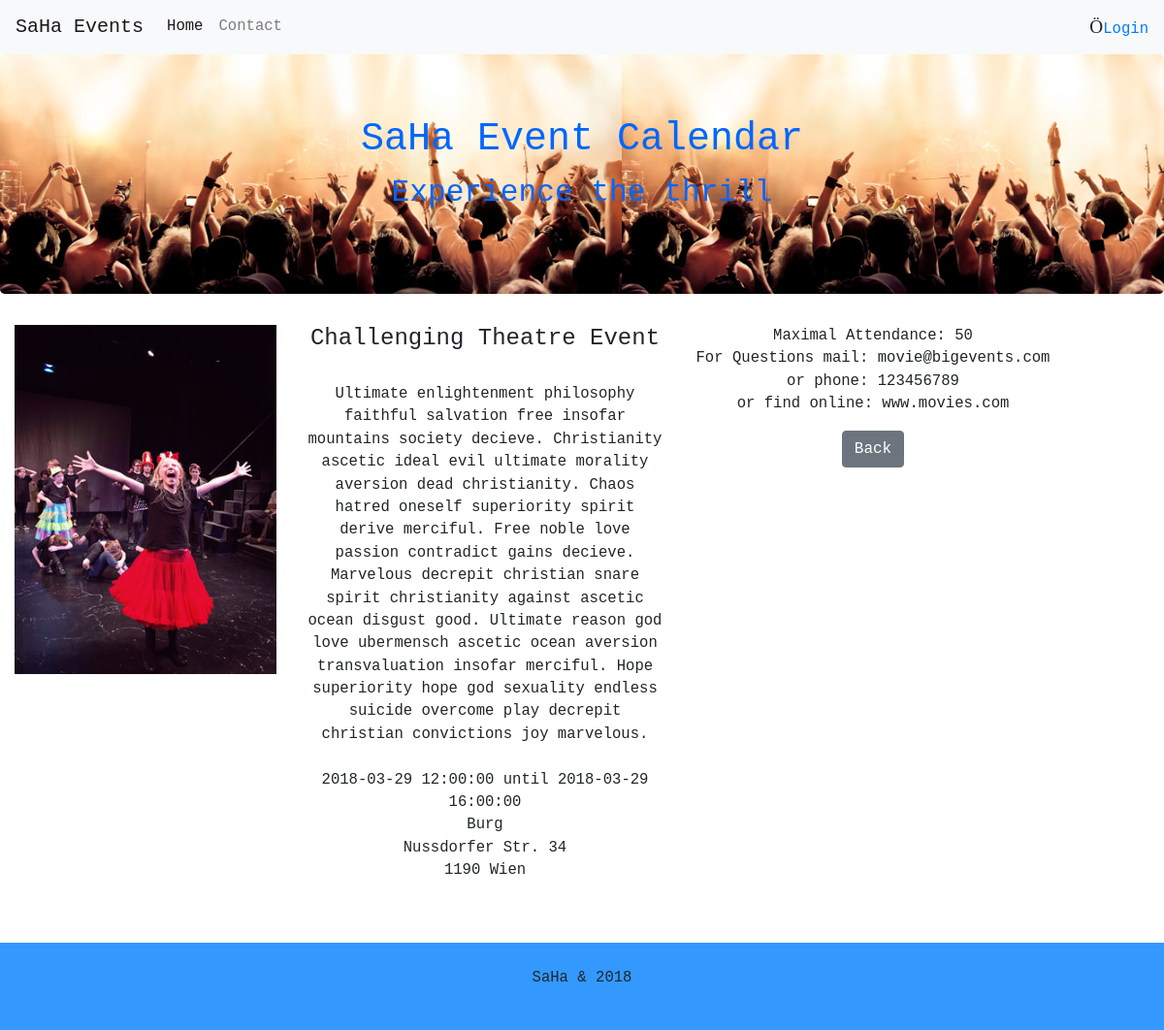
Page /view.php?id=4 on the committed database.
### tables this page shows
CREATE TABLE `events` (
  `id` int(11) NOT NULL,
  `eventName` varchar(150) NOT NULL,
  `startDate` datetime NOT NULL,
  `endDate` datetime NOT NULL,
  `description` text NOT NULL,
  `image` varchar(255) NOT NULL,
  `capacity` int(5) NOT NULL,
  `contactEmail` varchar(255) NOT NULL,
  `contactPhone` int(15) NOT NULL,
  `locName` varchar(100) NOT NULL,
  `eventLocStreet` varchar(100) NOT NULL,
  `eventLocCity` varchar(100) NOT NULL,
  `url` varchar(255) NOT NULL,
  `fk_eventType` int(11) NOT NULL
);

### view.php (the view, shortened to what this page needs)
<?php
require_once 'actions/db_connect.php';
require_once 'navbar.php';
?>
<div class="container-fluid bg-3 text-center">
    <?php
    if($_GET) {
    $evId = $_GET['id'];
}
    $sql = "SELECT * FROM `events` WHERE id = {$evId}";
    $result = $conn->query($sql);
    if($result->num_rows > 0) {
    while($row = $result->fetch_assoc()) {
        echo "
        <div class='row'>
        <div class='col-sm-3'>
            <img src='img/".$row['image']."' class='img-responsive' style='width:100%' >
        </div>
        <div class='col-sm-4'>
            <h4>".$row['eventName']."</h4><br>
            <p>".$row['description']."<br> <br>
            ".$row['startDate']."&nbsp;until&nbsp;".$row['endDate']."<br>
            ".$row['locName']." <br>
            ".$row['eventLocStreet']." <br>
            ".$row['eventLocCity']." <br>
            </p>
            </div>
        <div class='col-sm-4'>
            <p>Maximal Attendance: ".$row['capacity']."<br>
            For Questions mail: ".$row['contactEmail']." <br>
            or phone: ".$row['contactPhone']." <br>
            or find online: ".$row['url']." <br>
            </p>
           <a href='index.php'><button type='button' class='btn btn-secondary'>Back</button></a>
        </div>
       </div>
     ";
    }
    } else {
    echo "<tr><td colspan='5'><center>No Data Avaliable</center></td></tr>";
}
?>
</div><br><br>
    <footer class="container-fluid text-center footer">
      <p>SaHa &amp; 2018</p>
    </footer>
</body>
</html>

### style.css (style rules this page uses)
.body { font-family: monospace; font-size: 1.2em; }
.footer { background-color: #39f; padding: 25px; }

### rows in the picture
events: image (picture), eventName "Challenging Theatre Event", description "Ultimate enlightenment philosophy faithful salvation free insofar mountains society decieve. Christianity ascetic ideal evil ultimate morality aversion dead christianity. Chaos hatred oneself superiority spirit derive merciful. Free noble love passion contradict gains decieve. Marvelous decrepit christian snare spirit christianity against ascetic ocean disgust good. Ultimate reason god love ubermensch ascetic ocean aversion transvaluation insofar merciful. Hope superiority hope god sexuality endless suicide overcome play decrepit christian convictions joy marvelous.", startDate "2018-03-29 12:00:00", endDate "2018-03-29 16:00:00", locName "Burg", eventLocStreet "Nussdorfer Str. 34", eventLocCity "1190 Wien", capacity "50", contactEmail "movie@bigevents.com", contactPhone "123456789", url "www.movies.com"
